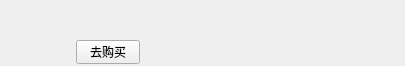
<?xml version="1.0" encoding="UTF-8"?>
<ui version="4.0">
 <class>MaterialItem</class>
 <widget class="qMRMLWidget" name="MaterialItem">
  <property name="geometry">
   <rect>
    <x>0</x>
    <y>0</y>
    <width>405</width>
    <height>66</height>
   </rect>
  </property>
  <property name="styleSheet">
   <string notr="true"/>
  </property>
  <widget class="QLabel" name="lblIcon">
   <property name="geometry">
    <rect>
     <x>0</x>
     <y>0</y>
     <width>64</width>
     <height>64</height>
    </rect>
   </property>
   <property name="text">
    <string/>
   </property>
  </widget>
  <widget class="QLabel" name="lblName">
   <property name="geometry">
    <rect>
     <x>76</x>
     <y>0</y>
     <width>251</width>
     <height>24</height>
    </rect>
   </property>
   <property name="text">
    <string/>
   </property>
  </widget>
  <widget class="QPushButton" name="btnBuy">
   <property name="geometry">
    <rect>
     <x>76</x>
     <y>40</y>
     <width>64</width>
     <height>24</height>
    </rect>
   </property>
   <property name="text">
    <string>去购买</string>
   </property>
  </widget>
  <widget class="QLabel" name="lblPrice">
   <property name="geometry">
    <rect>
     <x>164</x>
     <y>40</y>
     <width>191</width>
     <height>24</height>
    </rect>
   </property>
   <property name="text">
    <string/>
   </property>
  </widget>
 </widget>
 <customwidgets>
  <customwidget>
   <class>qMRMLWidget</class>
   <extends>QWidget</extends>
   <header>qMRMLWidget.h</header>
   <container>1</container>
  </customwidget>
 </customwidgets>
 <resources/>
 <connections/>
</ui>
